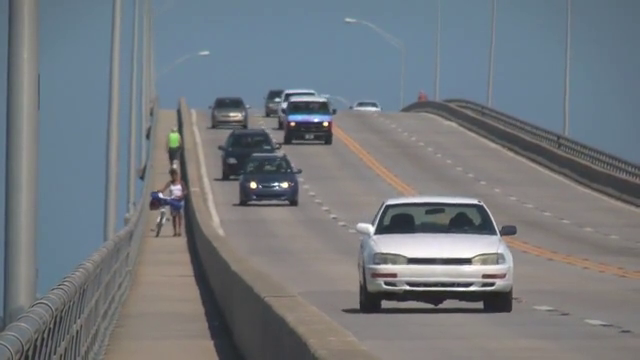
#> input picture frame 91 of Files/slow_traffic_small.mp4, 640 x 360 px, given in place of the camera
$ python Exercicio11.6LSDCam.py
#> lines starting #> are read from the running program, lines starting #| are printed output that depends on the picture; after the words box and inside, x2 and y2 are one past the last pixel; in counts of white or black regions, pixels touching at a corner belong together
import time
import cv2 as cv2
import os
import numpy as np

use_cam = True
folder ="Files"
file = "vtest.avi"

if use_cam:
    cap = cv2.VideoCapture()
else:
    cap = cv2.VideoCapture(os.path.join(folder, file))

lsd = cv2.createLineSegmentDetector()

before = 0

while True:
    now = time.time()
    fps = 1/ (now - before)
    before = now

    if not(cap.isOpened()):
        cap.open(0)

    ret, frame = cap.read()
#> frame is the input picture: shape (360, 640, 3); mean B, G, R 126.6, 121.2, 115.7
    if ret:
        h, w, c = frame.shape
#> h = 360; w = 640; c = 3

        if use_cam:
            frame_mirror = frame[:, ::-1, :]
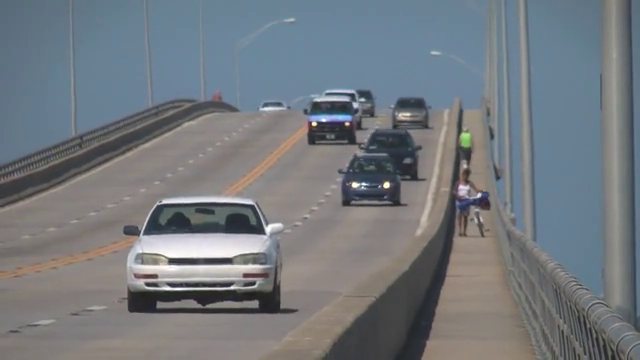
#> frame_mirror: shape (360, 640, 3); mean B, G, R 126.6, 121.2, 115.7
        else:
            frame_mirror = frame

        gray_image = cv2.cvtColor(frame_mirror, cv2.COLOR_BGR2GRAY)
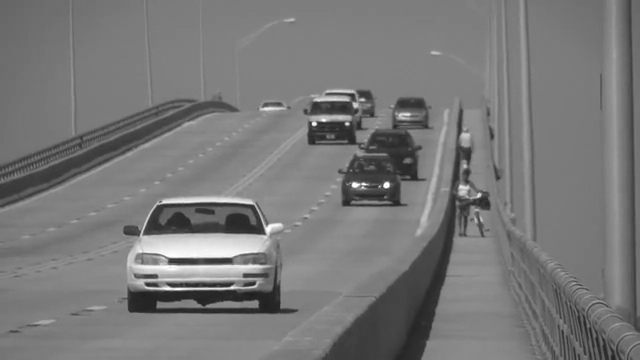
#> gray_image: shape (360, 640); min 30, max 255, mean 120.1

        #Detect lines in the image
        lines = lsd.detect(gray_image)[0] #Position 0 of the returned tuple are the detected lines
#> lines = 396 rows, first 6: [143.1, 290, 190.6, 290.2], [228.1, 286.4, 161.9, 286.5], [156.9, 202.6, 253.1, 202.4], [165.6, 257.4, 231.9, 257.2], [314.5, 121.4, 340.7, 120.1], [191.9, 289.9, 270.6, 289.8]

        image_with_lines = frame_mirror.copy()

        #Draw detected lines in the image
        # drawn_img = lsd.drawSegments(image_with_lines,lines)
        for line in lines:
            line = line[0]
            p1 = np.array((line[0], line[1]))
            p2 = np.array((line[2], line[3]))
            l = np.sqrt(np.sum((p1 - p2)**2))
            if l>25:
                cv2.line(image_with_lines,
                         (int(line[0]), int(line[1])),
                         (int(line[2]), int(line[3])),
                         (0, 255, 0),
                         1,
                         cv2.LINE_AA)
#> this loop made 396 passes
#> (p1, p2, l) on passes 1 to 3: ([143.1, 290], [190.6, 290.2], 47.52), ([228.1, 286.4], [161.9, 286.5], 66.25), ([156.9, 202.6], [253.1, 202.4], 96.25)
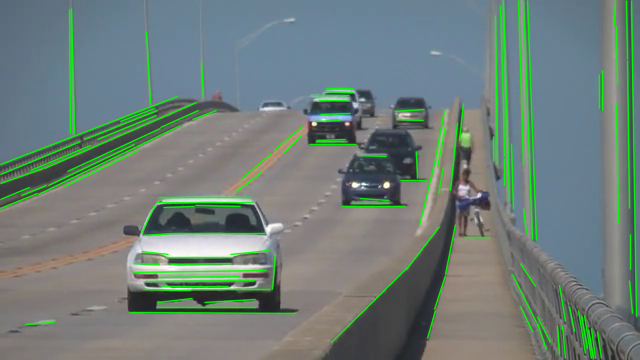
#> image_with_lines: shape (360, 640, 3); 9.23% of pixels changed, all inside (x1, y1, x2, y2) = (0, 0, 638, 360)

        text_to_show = "{} fps".format(np.round(fps))
        cv2.putText(img=image_with_lines,
                    text=text_to_show,
                    org=(10, 30),
                    fontFace=cv2.FONT_HERSHEY_SIMPLEX,
                    fontScale=1,
                    color=(0, 255, 0),
                    thickness=2)
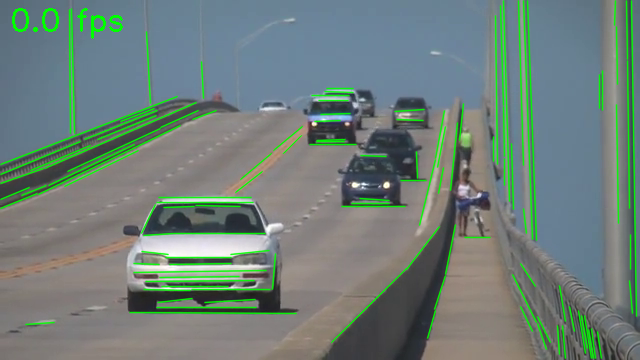
#> image_with_lines: shape (360, 640, 3); 0.32% of pixels changed, all inside (x1, y1, x2, y2) = (12, 8, 123, 39)

        cv2.imshow("Lines", image_with_lines)

        c = cv2.waitKey(1)
#> (key Esc is pressed here)
        if c == 27:
            break
    else:
        break

if cap.isOpened():
    cap.release()
cv2.destroyAllWindows()

$ run again, starting later in the video
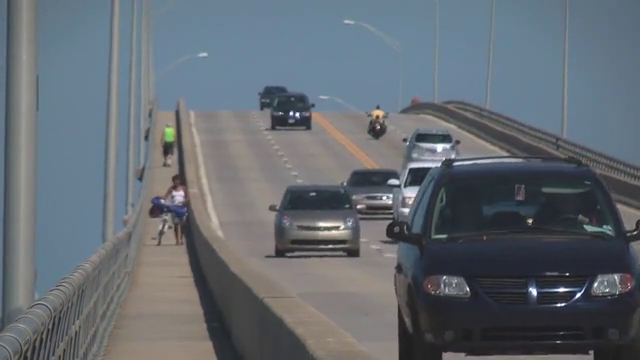
#> input picture frame 411 of Files/slow_traffic_small.mp4, 640 x 360 px, given in place of the camera
#> frame is the input picture: shape (360, 640, 3); mean B, G, R 113.8, 106.6, 99.3
#> `gray_image = cv2.cvtColor(frame_mirror, cv2.COLOR_BGR2GRAY)`:
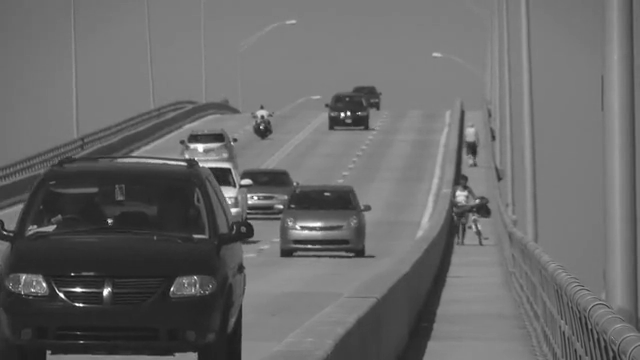
#> gray_image: shape (360, 640); min 22, max 255, mean 105.2
#> lines = 427 rows, first 6: [65.57, 289.8, 80.97, 292], [75.66, 305.4, 81.93, 306.5], [69.21, 300.8, 61.44, 292.3], [78.12, 291.1, 99.38, 291.1], [88.18, 304.1, 73.99, 301.4], [99.43, 288.6, 76.69, 286.9]
#> the loop `for line in lines:` made 427 passes
#> (p1, p2, l) on passes 1 to 3: ([65.57, 289.8], [80.97, 292], 15.55), ([75.66, 305.4], [81.93, 306.5], 6.37), ([69.21, 300.8], [61.44, 292.3], 11.52)
#> `cv2.putText(img=image_with_lines, text=text_to_show, org=(10, 30), fon..`:
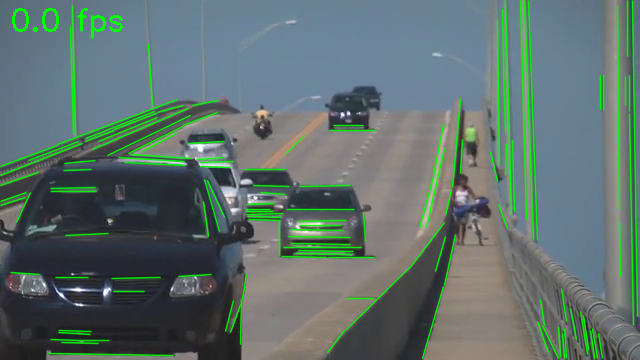
#> image_with_lines: shape (360, 640, 3); mean B, G, R 108.9, 113.5, 94.8

$ run again, starting later in the video
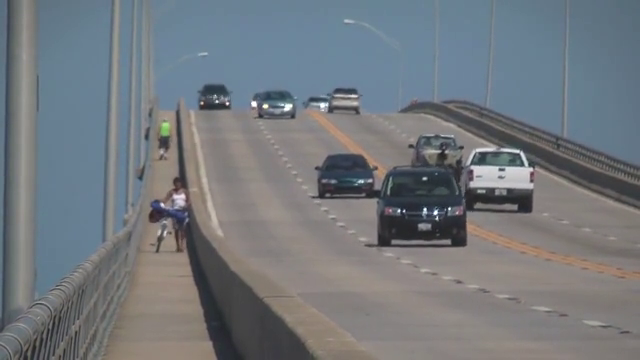
#> input picture frame 731 of Files/slow_traffic_small.mp4, 640 x 360 px, given in place of the camera
#> frame is the input picture: shape (360, 640, 3); mean B, G, R 125.5, 120.3, 115.1
#> `gray_image = cv2.cvtColor(frame_mirror, cv2.COLOR_BGR2GRAY)`:
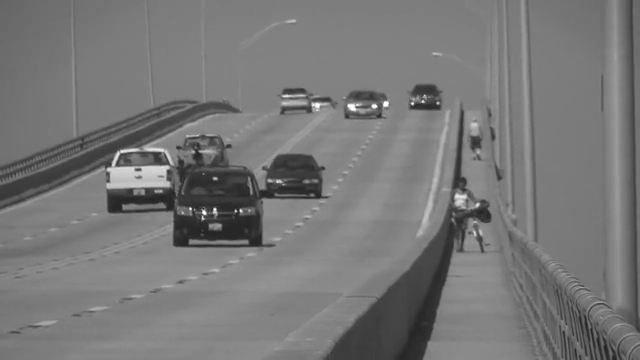
#> gray_image: shape (360, 640); min 32, max 255, mean 119.3
#> lines = 368 rows, first 6: [330.6, 101.4, 310.7, 101.9], [120.6, 151.9, 163.1, 150.8], [113.7, 165.9, 119.9, 152.1], [345.4, 104.6, 349.8, 108.9], [348.3, 109.9, 358.3, 112.1], [305.6, 92.86, 281.9, 93.89]
#> the loop `for line in lines:` made 368 passes
#> (p1, p2, l) on passes 1 to 3: ([330.6, 101.4], [310.7, 101.9], 19.96), ([120.6, 151.9], [163.1, 150.8], 42.55), ([113.7, 165.9], [119.9, 152.1], 15.1)
#> `cv2.putText(img=image_with_lines, text=text_to_show, org=(10, 30), fon..`:
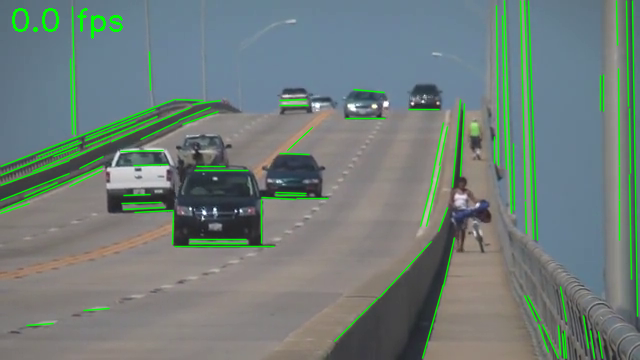
#> image_with_lines: shape (360, 640, 3); mean B, G, R 121.2, 125.8, 111.2
